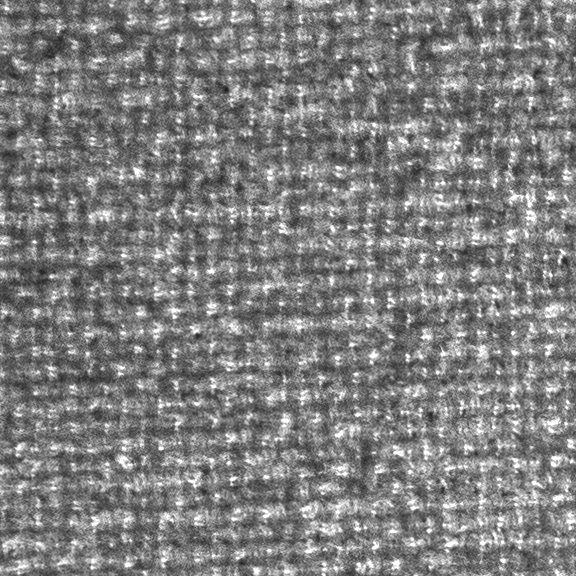
#> input picture texture_dataset1/blanket1-without-rotations/blanket1-b-p010.png, 576 x 576 px, given as the content of the folder D:/projects/texture_dataset2/, which was not available
$ python cutting.py
#> lines starting #> are read from the running program, lines starting #| are printed output that depends on the picture; pictures that were not available may be replaced by others from this repository, and a replacement may not be noted
import cv2
import os
import re

"""
Скрипт формирует сегменты из изображений.
[I_WIDTH, J_WIDTH] - размер сегмента
I_STEP, J_STEP - шаги, с которыми берутся сегменты
"""
I_WIDTH = 128
J_WIDTH = 128
I_STEP = 130
J_STEP = 130

# Директория в которой находятся изображения по классам
source = os.path.join('D:\\projects\\VKR\\texture_dataset1\\')

# Директория, куда будут кладываться сегменты
cutted = os.path.join('D:\\projects\\VKR\\cutted_texture_dataset1_128\\')


def rename_classes(dir_name):
    """
    Функция переименовывает папки
    'stone1-without-rotations' -> 'stone1'
    :param dir_name: Директория, в которой лежат папки классов
    :return: None
    """
    for class_dir_name in os.listdir(dir_name):
        class_dir = dir_name + class_dir_name
        clear_class = re.sub(r'-without-rotations', r'', class_dir_name)
        clear_class_dir = dir_name + clear_class
        os.rename(class_dir, clear_class_dir)


def create_dir(dir_name):
    if not os.path.exists(dir_name):
        os.makedirs(dir_name)


def cut_images(source_images_dir, cutted_images_dir):
    """
    Функция делит изображения на сегменты
    :param source_images_dir: Исходная папка с классами
    :param cutted_images_dir: Результирующая папка (куда будут складываться сегменты)
    :return: None
    """
#> called with source_images_dir = 'D:\\projects\\texture_dataset2\\'
    create_dir(cutted_images_dir)
    for class_dir_name in os.listdir(source_images_dir):
        class_dir = source_images_dir + class_dir_name
        cutted_class_dir = cutted_images_dir + class_dir_name
        create_dir(cutted_class_dir)
        for image_file in os.listdir(class_dir):
            try:
                img = cv2.imread(class_dir + '\\' + image_file)
#> img is the input picture: shape (576, 576, 3); min 27, max 255, mean 126.8
            except Exception:
                continue
            for i in range(0, img.shape[0] - I_WIDTH, I_STEP):
                for j in range(0, img.shape[1] - J_WIDTH, J_STEP):
                    temp_image = img[
                        i:i + I_WIDTH,
                        j:j + J_WIDTH,
                        :
                    ]
                    temp_name = os.path.splitext(image_file)[0] + \
                                "_[" + \
                                str(i) + \
                                "_" + \
                                str(j) + \
                                "].bmp"
                    try:
                        cv2.imwrite(
                            cutted_class_dir + '\\' + temp_name,
                            temp_image
                        )
                    except Exception:
                        continue
#> this loop made 4 passes
#> pass 1, in cut_images, `cv2.imwrite( cutted_class_dir + '\\' + temp_name, temp_image )`:
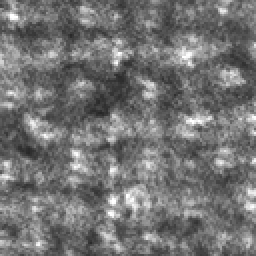
#> saved as blanket1-b-p010_[0_0].bmp: shape (128, 128, 3) (shown 2 times larger); min 37, max 255, mean 115.4
#> pass 1, in cut_images, `cv2.imwrite( cutted_class_dir + '\\' + temp_name, temp_image )`:
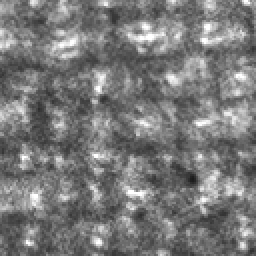
#> saved as blanket1-b-p010_[0_130].bmp: shape (128, 128, 3) (shown 2 times larger); min 27, max 255, mean 121.4
#> pass 1, in cut_images, `cv2.imwrite( cutted_class_dir + '\\' + temp_name, temp_image )`:
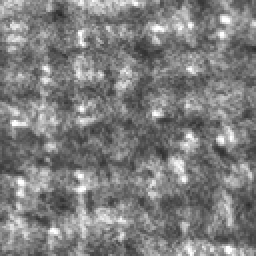
#> saved as blanket1-b-p010_[0_260].bmp: shape (128, 128, 3) (shown 2 times larger); min 39, max 255, mean 126.4
#> pass 1, in cut_images, `cv2.imwrite( cutted_class_dir + '\\' + temp_name, temp_image )`:
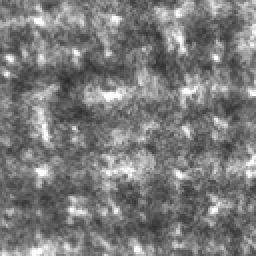
#> saved as blanket1-b-p010_[0_390].bmp: shape (128, 128, 3) (shown 2 times larger); min 39, max 255, mean 123.2


if __name__ == '__main__':
    # Пример использования
    rename_classes('D:\\projects\\texture_dataset1\\')
    cut_images(
        'D:\\projects\\texture_dataset2\\',
        'D:\\projects\\cutted_texture_dataset2_128\\'
    )
